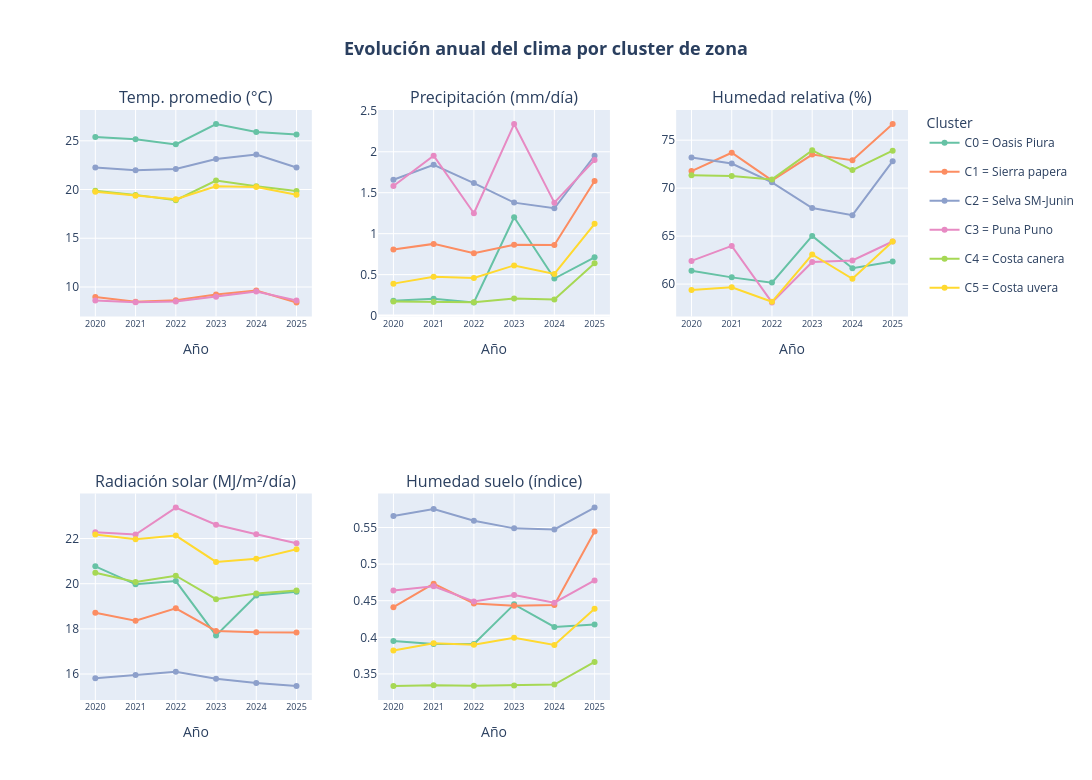

The cell this chart's notebook holds for it:
### Markdown cell above
### A.2 Evolución temporal del clima por cluster

### Code cell
# ====================================================================
# Evolucion anual de variables climaticas clave, por cluster de zona
# ====================================================================
evol_clima_zona = df_a.groupby(["cluster_str", "anio"])[CLIMA_CORE].mean().reset_index()

fig_evol_clima_zona = make_subplots(rows=nrows, cols=ncols, subplot_titles=variables_clima,
                                     horizontal_spacing=0.08, vertical_spacing=0.3)
for i, (var_key, var_nombre) in enumerate(NOMBRES_CLIMA.items()):
    row, col = i // ncols + 1, i % ncols + 1
    for cluster in orden_zona:
        sub = evol_clima_zona[evol_clima_zona["cluster_str"] == cluster].sort_values("anio")
        fig_evol_clima_zona.add_trace(
            go.Scatter(x=sub["anio"], y=sub[var_key], mode="lines+markers", name=cluster,
                       legendgroup=cluster, showlegend=(i == 0), line=dict(color=COLORS_ZONA[cluster])),
            row=row, col=col,
        )
fig_evol_clima_zona.update_xaxes(title_text="Año", dtick=1, tickfont=dict(size=9))
fig_evol_clima_zona.update_layout(
    title=titulo_centrado("Evolución anual del clima por cluster de zona"),
    width=1350, height=780, margin=dict(t=110),
    legend=dict(title="Cluster"),
)
fig_evol_clima_zona.show()

### Figure 1 — Plotly figure (JSON) as saved in the notebook; plotly's stock layout.template omitted (floating-point values rounded to 4 significant figures)
{"data": [{"legendgroup": "C0 = Oasis Piura", "line": {"color": "rgb(102,194,165)"}, "mode": "lines+markers", "name": "C0 = Oasis Piura", "showlegend": true, "type": "scatter", "x": [2020, 2021, 2022, 2023, 2024, 2025], "xaxis": "x", "y": [25.39, 25.16, 24.64, 26.72, 25.91, 25.64], "yaxis": "y"}, {"legendgroup": "C1 = Sierra papera", "line": {"color": "rgb(252,141,98)"}, "mode": "lines+markers", "name": "C1 = Sierra papera", "showlegend": true, "type": "scatter", "x": [2020, 2021, 2022, 2023, 2024, 2025], "xaxis": "x", "y": [8.966, 8.475, 8.639, 9.222, 9.637, 8.414], "yaxis": "y"}, {"legendgroup": "C2 = Selva SM-Junin", "line": {"color": "rgb(141,160,203)"}, "mode": "lines+markers", "name": "C2 = Selva SM-Junin", "showlegend": true, "type": "scatter", "x": [2020, 2021, 2022, 2023, 2024, 2025], "xaxis": "x", "y": [22.26, 21.98, 22.1, 23.12, 23.59, 22.26], "yaxis": "y"}, {"legendgroup": "C3 = Puna Puno", "line": {"color": "rgb(231,138,195)"}, "mode": "lines+markers", "name": "C3 = Puna Puno", "showlegend": true, "type": "scatter", "x": [2020, 2021, 2022, 2023, 2024, 2025], "xaxis": "x", "y": [8.609, 8.431, 8.498, 8.991, 9.539, 8.607], "yaxis": "y"}, {"legendgroup": "C4 = Costa canera", "line": {"color": "rgb(166,216,84)"}, "mode": "lines+markers", "name": "C4 = Costa canera", "showlegend": true, "type": "scatter", "x": [2020, 2021, 2022, 2023, 2024, 2025], "xaxis": "x", "y": [19.87, 19.45, 18.91, 20.93, 20.33, 19.86], "yaxis": "y"}, {"legendgroup": "C5 = Costa uvera", "line": {"color": "rgb(255,217,47)"}, "mode": "lines+markers", "name": "C5 = Costa uvera", "showlegend": true, "type": "scatter", "x": [2020, 2021, 2022, 2023, 2024, 2025], "xaxis": "x", "y": [19.77, 19.35, 19.01, 20.33, 20.26, 19.47], "yaxis": "y"}, {"legendgroup": "C0 = Oasis Piura", "line": {"color": "rgb(102,194,165)"}, "mode": "lines+markers", "name": "C0 = Oasis Piura", "showlegend": false, "type": "scatter", "x": [2020, 2021, 2022, 2023, 2024, 2025], "xaxis": "x2", "y": [0.1817, 0.2042, 0.1608, 1.2, 0.4525, 0.7108], "yaxis": "y2"}, {"legendgroup": "C1 = Sierra papera", "line": {"color": "rgb(252,141,98)"}, "mode": "lines+markers", "name": "C1 = Sierra papera", "showlegend": false, "type": "scatter", "x": [2020, 2021, 2022, 2023, 2024, 2025], "xaxis": "x2", "y": [0.8075, 0.8753, 0.7607, 0.8658, 0.8613, 1.643], "yaxis": "y2"}, {"legendgroup": "C2 = Selva SM-Junin", "line": {"color": "rgb(141,160,203)"}, "mode": "lines+markers", "name": "C2 = Selva SM-Junin", "showlegend": false, "type": "scatter", "x": [2020, 2021, 2022, 2023, 2024, 2025], "xaxis": "x2", "y": [1.657, 1.842, 1.617, 1.379, 1.31, 1.951], "yaxis": "y2"}, {"legendgroup": "C3 = Puna Puno", "line": {"color": "rgb(231,138,195)"}, "mode": "lines+markers", "name": "C3 = Puna Puno", "showlegend": false, "type": "scatter", "x": [2020, 2021, 2022, 2023, 2024, 2025], "xaxis": "x2", "y": [1.582, 1.952, 1.249, 2.338, 1.379, 1.9], "yaxis": "y2"}, {"legendgroup": "C4 = Costa canera", "line": {"color": "rgb(166,216,84)"}, "mode": "lines+markers", "name": "C4 = Costa canera", "showlegend": false, "type": "scatter", "x": [2020, 2021, 2022, 2023, 2024, 2025], "xaxis": "x2", "y": [0.1711, 0.1655, 0.164, 0.2079, 0.1974, 0.6398], "yaxis": "y2"}, {"legendgroup": "C5 = Costa uvera", "line": {"color": "rgb(255,217,47)"}, "mode": "lines+markers", "name": "C5 = Costa uvera", "showlegend": false, "type": "scatter", "x": [2020, 2021, 2022, 2023, 2024, 2025], "xaxis": "x2", "y": [0.3902, 0.4733, 0.4594, 0.6125, 0.5079, 1.12], "yaxis": "y2"}, {"legendgroup": "C0 = Oasis Piura", "line": {"color": "rgb(102,194,165)"}, "mode": "lines+markers", "name": "C0 = Oasis Piura", "showlegend": false, "type": "scatter", "x": [2020, 2021, 2022, 2023, 2024, 2025], "xaxis": "x3", "y": [61.39, 60.7, 60.15, 65.02, 61.65, 62.34], "yaxis": "y3"}, {"legendgroup": "C1 = Sierra papera", "line": {"color": "rgb(252,141,98)"}, "mode": "lines+markers", "name": "C1 = Sierra papera", "showlegend": false, "type": "scatter", "x": [2020, 2021, 2022, 2023, 2024, 2025], "xaxis": "x3", "y": [71.77, 73.69, 70.8, 73.5, 72.92, 76.68], "yaxis": "y3"}, {"legendgroup": "C2 = Selva SM-Junin", "line": {"color": "rgb(141,160,203)"}, "mode": "lines+markers", "name": "C2 = Selva SM-Junin", "showlegend": false, "type": "scatter", "x": [2020, 2021, 2022, 2023, 2024, 2025], "xaxis": "x3", "y": [73.2, 72.56, 70.61, 67.93, 67.18, 72.81], "yaxis": "y3"}, {"legendgroup": "C3 = Puna Puno", "line": {"color": "rgb(231,138,195)"}, "mode": "lines+markers", "name": "C3 = Puna Puno", "showlegend": false, "type": "scatter", "x": [2020, 2021, 2022, 2023, 2024, 2025], "xaxis": "x3", "y": [62.42, 63.98, 58.09, 62.29, 62.47, 64.44], "yaxis": "y3"}, {"legendgroup": "C4 = Costa canera", "line": {"color": "rgb(166,216,84)"}, "mode": "lines+markers", "name": "C4 = Costa canera", "showlegend": false, "type": "scatter", "x": [2020, 2021, 2022, 2023, 2024, 2025], "xaxis": "x3", "y": [71.35, 71.26, 70.91, 73.94, 71.89, 73.9], "yaxis": "y3"}, {"legendgroup": "C5 = Costa uvera", "line": {"color": "rgb(255,217,47)"}, "mode": "lines+markers", "name": "C5 = Costa uvera", "showlegend": false, "type": "scatter", "x": [2020, 2021, 2022, 2023, 2024, 2025], "xaxis": "x3", "y": [59.38, 59.67, 58.15, 63.08, 60.55, 64.45], "yaxis": "y3"}, {"legendgroup": "C0 = Oasis Piura", "line": {"color": "rgb(102,194,165)"}, "mode": "lines+markers", "name": "C0 = Oasis Piura", "showlegend": false, "type": "scatter", "x": [2020, 2021, 2022, 2023, 2024, 2025], "xaxis": "x4", "y": [20.77, 19.97, 20.11, 17.71, 19.48, 19.65], "yaxis": "y4"}, {"legendgroup": "C1 = Sierra papera", "line": {"color": "rgb(252,141,98)"}, "mode": "lines+markers", "name": "C1 = Sierra papera", "showlegend": false, "type": "scatter", "x": [2020, 2021, 2022, 2023, 2024, 2025], "xaxis": "x4", "y": [18.71, 18.36, 18.91, 17.91, 17.85, 17.84], "yaxis": "y4"}, {"legendgroup": "C2 = Selva SM-Junin", "line": {"color": "rgb(141,160,203)"}, "mode": "lines+markers", "name": "C2 = Selva SM-Junin", "showlegend": false, "type": "scatter", "x": [2020, 2021, 2022, 2023, 2024, 2025], "xaxis": "x4", "y": [15.82, 15.96, 16.1, 15.8, 15.61, 15.47], "yaxis": "y4"}, {"legendgroup": "C3 = Puna Puno", "line": {"color": "rgb(231,138,195)"}, "mode": "lines+markers", "name": "C3 = Puna Puno", "showlegend": false, "type": "scatter", "x": [2020, 2021, 2022, 2023, 2024, 2025], "xaxis": "x4", "y": [22.28, 22.18, 23.37, 22.61, 22.19, 21.79], "yaxis": "y4"}, {"legendgroup": "C4 = Costa canera", "line": {"color": "rgb(166,216,84)"}, "mode": "lines+markers", "name": "C4 = Costa canera", "showlegend": false, "type": "scatter", "x": [2020, 2021, 2022, 2023, 2024, 2025], "xaxis": "x4", "y": [20.49, 20.07, 20.35, 19.31, 19.57, 19.7], "yaxis": "y4"}, {"legendgroup": "C5 = Costa uvera", "line": {"color": "rgb(255,217,47)"}, "mode": "lines+markers", "name": "C5 = Costa uvera", "showlegend": false, "type": "scatter", "x": [2020, 2021, 2022, 2023, 2024, 2025], "xaxis": "x4", "y": [22.18, 21.97, 22.13, 20.96, 21.1, 21.52], "yaxis": "y4"}, {"legendgroup": "C0 = Oasis Piura", "line": {"color": "rgb(102,194,165)"}, "mode": "lines+markers", "name": "C0 = Oasis Piura", "showlegend": false, "type": "scatter", "x": [2020, 2021, 2022, 2023, 2024, 2025], "xaxis": "x5", "y": [0.395, 0.3908, 0.3908, 0.445, 0.4142, 0.4175], "yaxis": "y5"}, {"legendgroup": "C1 = Sierra papera", "line": {"color": "rgb(252,141,98)"}, "mode": "lines+markers", "name": "C1 = Sierra papera", "showlegend": false, "type": "scatter", "x": [2020, 2021, 2022, 2023, 2024, 2025], "xaxis": "x5", "y": [0.4412, 0.4733, 0.4462, 0.4432, 0.444, 0.5447], "yaxis": "y5"}, {"legendgroup": "C2 = Selva SM-Junin", "line": {"color": "rgb(141,160,203)"}, "mode": "lines+markers", "name": "C2 = Selva SM-Junin", "showlegend": false, "type": "scatter", "x": [2020, 2021, 2022, 2023, 2024, 2025], "xaxis": "x5", "y": [0.5658, 0.5752, 0.5593, 0.5488, 0.5473, 0.5772], "yaxis": "y5"}, {"legendgroup": "C3 = Puna Puno", "line": {"color": "rgb(231,138,195)"}, "mode": "lines+markers", "name": "C3 = Puna Puno", "showlegend": false, "type": "scatter", "x": [2020, 2021, 2022, 2023, 2024, 2025], "xaxis": "x5", "y": [0.4639, 0.4697, 0.4489, 0.4578, 0.4472, 0.4778], "yaxis": "y5"}, {"legendgroup": "C4 = Costa canera", "line": {"color": "rgb(166,216,84)"}, "mode": "lines+markers", "name": "C4 = Costa canera", "showlegend": false, "type": "scatter", "x": [2020, 2021, 2022, 2023, 2024, 2025], "xaxis": "x5", "y": [0.3336, 0.3346, 0.3339, 0.3342, 0.3354, 0.3664], "yaxis": "y5"}, {"legendgroup": "C5 = Costa uvera", "line": {"color": "rgb(255,217,47)"}, "mode": "lines+markers", "name": "C5 = Costa uvera", "showlegend": false, "type": "scatter", "x": [2020, 2021, 2022, 2023, 2024, 2025], "xaxis": "x5", "y": [0.3821, 0.3919, 0.3898, 0.3994, 0.3896, 0.439], "yaxis": "y5"}], "layout": {"annotations": [{"font": {"size": 16}, "showarrow": false, "text": "Temp. promedio (°C)", "x": 0.14, "xanchor": "center", "xref": "paper", "y": 1.0, "yanchor": "bottom", "yref": "paper"}, {"font": {"size": 16}, "showarrow": false, "text": "Precipitación (mm/día)", "x": 0.5, "xanchor": "center", "xref": "paper", "y": 1.0, "yanchor": "bottom", "yref": "paper"}, {"font": {"size": 16}, "showarrow": false, "text": "Humedad relativa (%)", "x": 0.86, "xanchor": "center", "xref": "paper", "y": 1.0, "yanchor": "bottom", "yref": "paper"}, {"font": {"size": 16}, "showarrow": false, "text": "Radiación solar (MJ/m²/día)", "x": 0.14, "xanchor": "center", "xref": "paper", "y": 0.35, "yanchor": "bottom", "yref": "paper"}, {"font": {"size": 16}, "showarrow": false, "text": "Humedad suelo (índice)", "x": 0.5, "xanchor": "center", "xref": "paper", "y": 0.35, "yanchor": "bottom", "yref": "paper"}], "height": 780, "legend": {"title": {"text": "Cluster"}}, "margin": {"t": 110}, "title": {"font": {"size": 18}, "text": "<b>Evolución anual del clima por cluster de zona</b>", "x": 0.5, "xanchor": "center"}, "width": 1350, "xaxis": {"anchor": "y", "domain": [0.0, 0.28], "dtick": 1, "tickfont": {"size": 9}, "title": {"text": "Año"}}, "xaxis2": {"anchor": "y2", "domain": [0.36, 0.64], "dtick": 1, "tickfont": {"size": 9}, "title": {"text": "Año"}}, "xaxis3": {"anchor": "y3", "domain": [0.72, 1.0], "dtick": 1, "tickfont": {"size": 9}, "title": {"text": "Año"}}, "xaxis4": {"anchor": "y4", "domain": [0.0, 0.28], "dtick": 1, "tickfont": {"size": 9}, "title": {"text": "Año"}}, "xaxis5": {"anchor": "y5", "domain": [0.36, 0.64], "dtick": 1, "tickfont": {"size": 9}, "title": {"text": "Año"}}, "xaxis6": {"anchor": "y6", "domain": [0.72, 1.0], "dtick": 1, "tickfont": {"size": 9}, "title": {"text": "Año"}}, "yaxis": {"anchor": "x", "domain": [0.65, 1.0]}, "yaxis2": {"anchor": "x2", "domain": [0.65, 1.0]}, "yaxis3": {"anchor": "x3", "domain": [0.65, 1.0]}, "yaxis4": {"anchor": "x4", "domain": [0.0, 0.35]}, "yaxis5": {"anchor": "x5", "domain": [0.0, 0.35]}, "yaxis6": {"anchor": "x6", "domain": [0.0, 0.35]}}}
